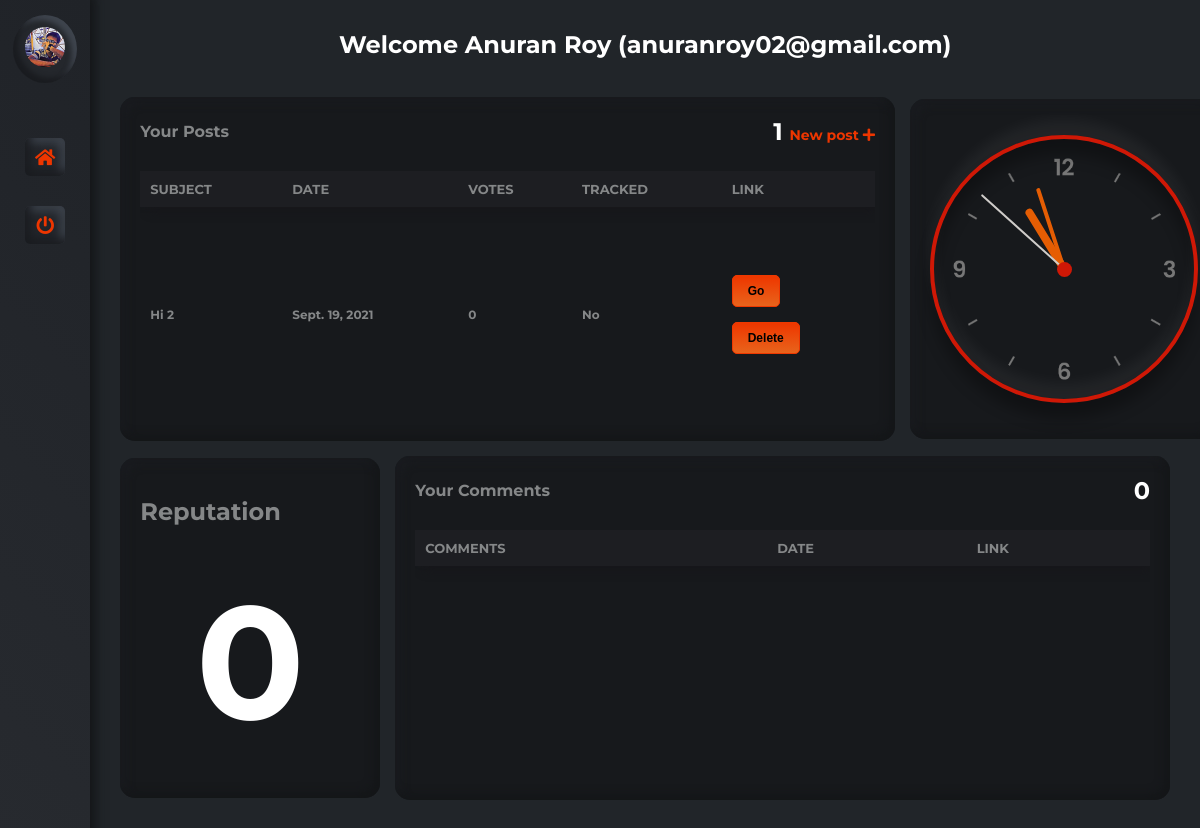
/forum/dashboard/ (signed in), run on an earlier commit of the app's database.
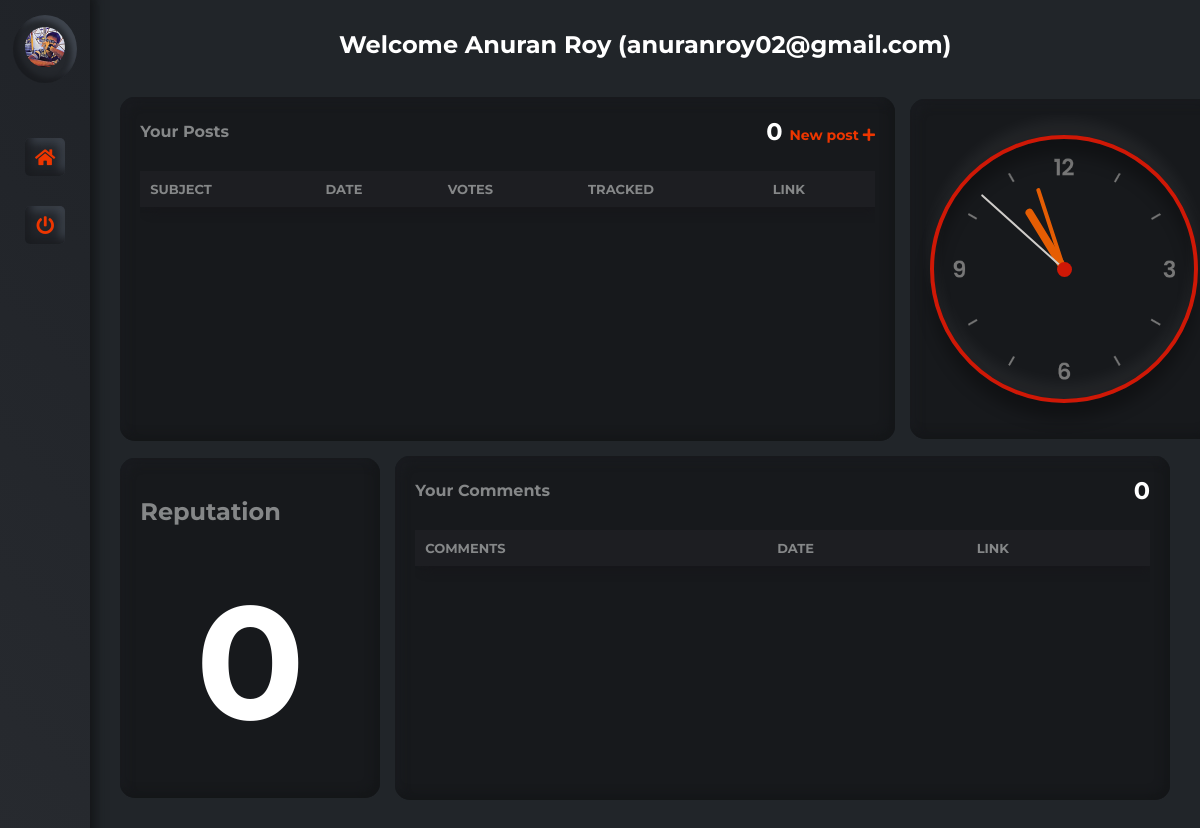
And on a later commit of the database.
### forum/models.py (models this page shows, shortened)
class Issue(models.Model):
    sno = models.AutoField(primary_key=True)
    user = models.ForeignKey(User, on_delete=models.CASCADE)
    subject = models.CharField(max_length=100, default="(Not available)")
    summary = models.TextField(max_length=200, default="(Not available)")
    description = models.TextField(max_length=750, default="(Not available)")
    image = models.ImageField(upload_to='forum/images/', blank=True)
    tracked = models.BooleanField(choices=((True, 'Yes'), (False, 'No')), default=False)
    status = models.TextField(max_length=300, default="")
    date = models.DateField(auto_now_add=True)
    author = models.CharField(max_length=50, default="Anonymous")
    slug = models.SlugField(unique=True, max_length=100)
    votes = models.IntegerField(default=0)
    tvotes = models.IntegerField(default=0)
    tags = models.JSONField(default=dict)
    class Meta:
        ordering = ['tvotes', '-votes', '-date']

### forum/views.py (the view, shortened to what this page needs)
# urls.py: path('dashboard/', views.dashboard, name="Dashboard"),
def dashboard(request):
    try:
        if request.user.is_authenticated:
            activity = list(Issue.objects.filter(user=request.user))
            data = User.objects.filter(username = request.user.username)
            profile = UserProfile.objects.filter(username = request.user.username).first()
            if request.user.is_superuser:
                return redirect("/admin/")
            isTeacher = False
            if(profile == None):
                profile = TeacherProfile.objects.filter(username = request.user.username).first()
                isTeacher = True
            params = dict(data.values()[0])
            params["activity"] = activity
            params["rollno"] = profile.__dict__["rollno"] if not request.user.is_superuser else "NA"
            params["reputation"] = profile.__dict__["reputation"] if not request.user.is_superuser else "Inf"
            params["profilepic"] = profile.__dict__["profilepic"] if not request.user.is_superuser else ''
            if isTeacher:
                params["tags"] = profile.__dict__["tags"]
            comments_activity = list(Comment.objects.filter(username=request.user.username))
            params["comments"] = comments_activity
            if isTeacher:
                return render(request, 'forum/staff/dashboard.html', params)
            else:
                return render(request, 'forum/student/dashboard.html', params)
        else:
            return redirect('/forum/login')
    except Exception as e:
        return errorPage(request, messages["500"])

### forum/templates/forum/student/dashboard.html (shortened to what the changed rows need)
{% load static %}
<!DOCTYPE html>
<html lang="en">
  <head>
    <link
      rel="stylesheet"
      href="https://cdnjs.cloudflare.com/ajax/libs/font-awesome/5.15.1/css/all.min.css"
    />
    <link rel="stylesheet" href="{% static 'forum/dashboard/styles.css' %}" />
  </head>
  <body>
    <div id="wrapper">
      <div id="page-content-wrapper">
        <p class="row my-4">
        <center><h2 style="color: white;">Welcome {{ first_name }} {{ last_name }} ({{ username }})</h2></center>
        <br>
        <br>
        </p>
        <div class="row">
          <div class="card card1">
            <div class="card1_title_wrapper">
              <h1 class="car1_title">Your Posts</h1>
              <p class="car1_text">
                {{ activity|length }}
                <a href="/forum/newpost/" style="text-decoration: none;"></a>
              </p>
            </div>
            <div class="card1_table_wrapper card_scroll">
              <table class="card1_table card_scroll" id="PostsTable">
                <thead class="card1_table_head">
                  <tr>
                    <th onclick="sortTable(0,'PostsTable')">Subject</th>
                    <th onclick="sortTable(1,'PostsTable')">Date</th>
                    <th onclick="sortTable(2,'PostsTable')">Votes</th>
                    <th onclick="sortTable(3,'PostsTable')">Tracked</th>
                    <th onclick="sortTable(4,'PostsTable')">Link</th>
                  </tr>
                </thead>
                <tbody class="card1_table_tbody">
                  {% for i in activity %}
                    <tr>
                      <td>{{ i.subject }}</td>
                      <td>{{ i.date }}</td>
                      <td>{{ i.votes }}</td>
                      <td>{{ i.tracked|yesno:"Yes,No" }}</td>
                      <td>
                        <a href="/forum/post/{{ i.slug }}" target="_blank"><button class="btn btn-primary">Go</button></a>
                        <br><br>
                        <form method="POST" action="/forum/deletepost/issue" class="my-2">
                          <input type="submit" value="Delete" class="btn btn-primary">
                      </form>
                      </td>
                    </tr>
                  {% endfor %}
                </tbody>
              </table>
            </div>
          </div>
        </div>
        <div class="row row2">
          <div class="card card3">
            <h2>Reputation</h2>
          </div>
          <div class="card card4">
            <div class="card1_title_wrapper">
              <h1 class="car1_title">Your Comments</h1>
            </div>
            <div class="card1_table_wrapper card_scroll">
              <table class="card1_table card_scroll" id="CommentsTable">
                <thead class="card1_table_head">
                  <tr>
                    <th onclick="sortTable(0,'CommentsTable')">Comments</th>
                    <th onclick="sortTable(1,'CommentsTable')">Date</th>
                    <th onclick="sortTable(2,'CommentsTable')">Link</th>
                  </tr>
                </thead>
                </div>
            </div>
          </div>
        </div>
      </div>
  </body>
</html>

What changed in the data, as far as the page shows it:
removed Issue: subject "Hi 2", date "Sept. 19, 2021", votes "0", tracked "No"
Also different on the page:
{{ activity|length }}: "1" → "0"
